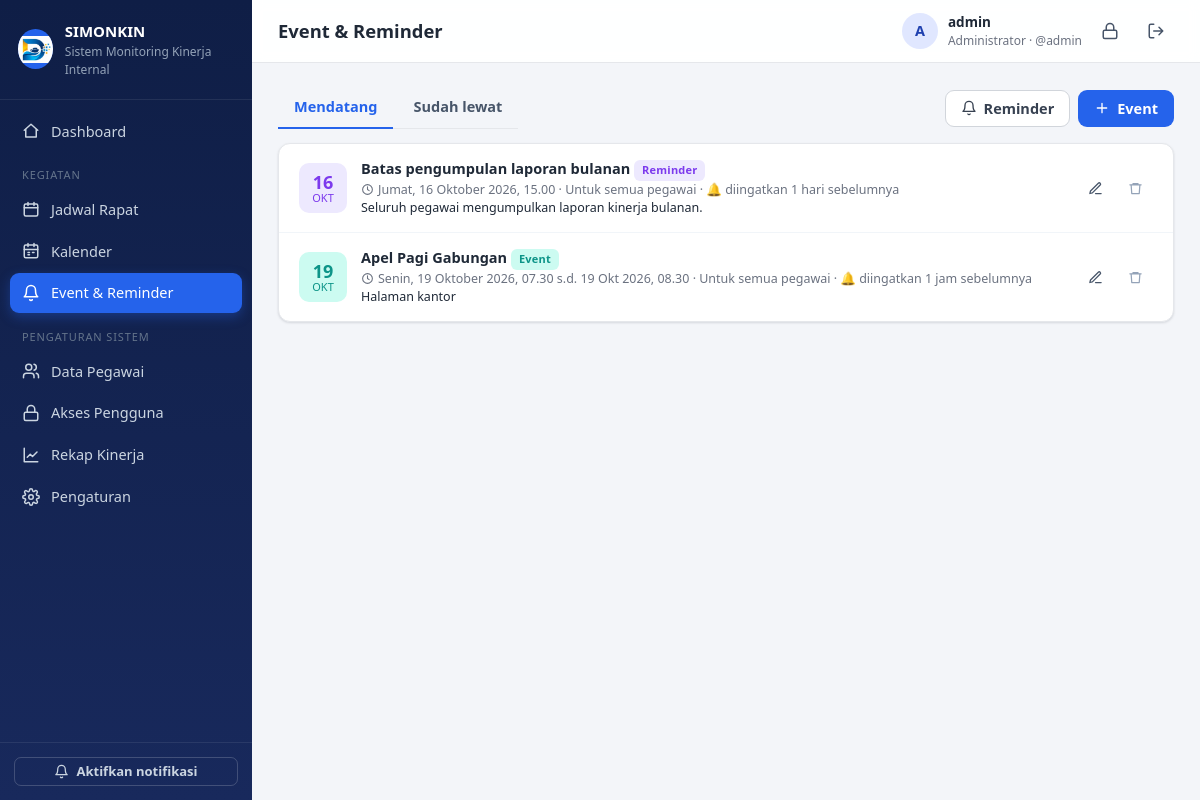
The app's page /event (signed in), older data.
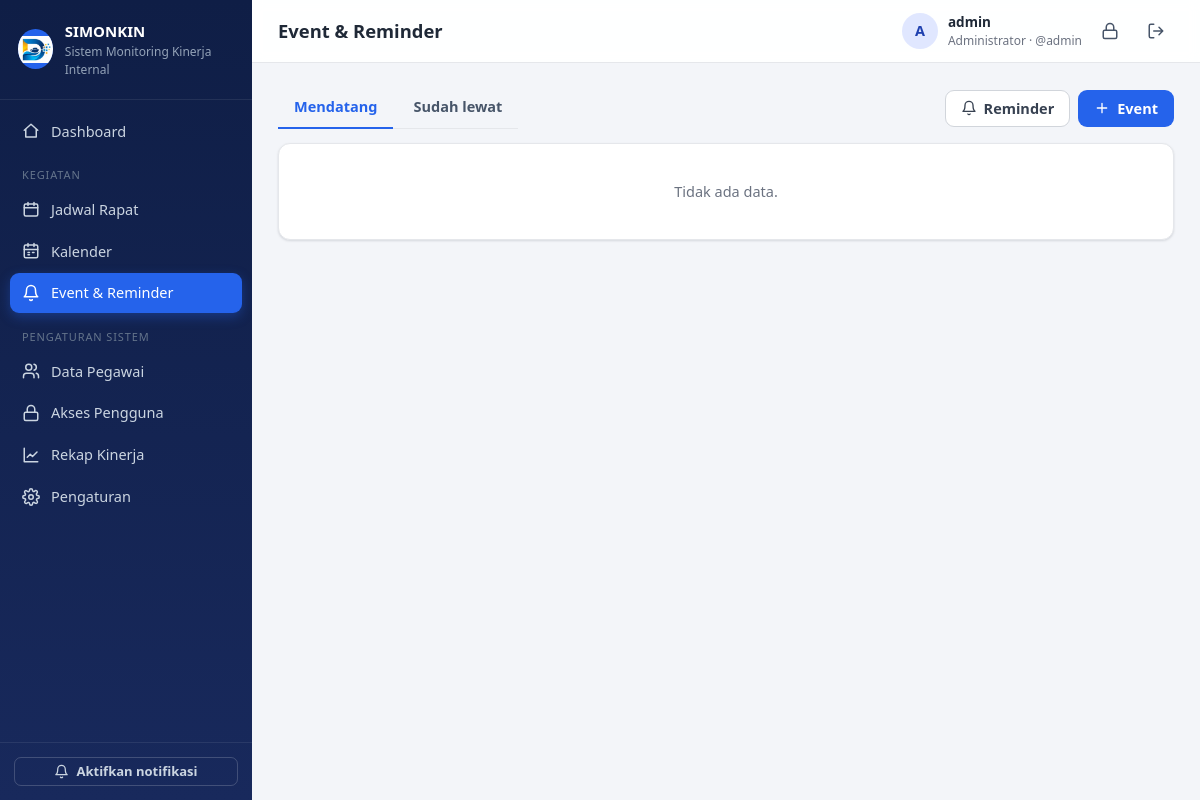
The same page, newer data.
### tables this page shows
CREATE TABLE settings (key TEXT PRIMARY KEY, value TEXT);

CREATE TABLE users (
    id INTEGER PRIMARY KEY AUTOINCREMENT,
    username TEXT UNIQUE NOT NULL,
    password_hash TEXT NOT NULL,
    role TEXT NOT NULL CHECK (role IN ('admin','user')),
    pegawai_id INTEGER REFERENCES pegawai(id) ON DELETE SET NULL,
    aktif INTEGER NOT NULL DEFAULT 1,
    last_login TEXT, created_at TEXT
);

CREATE TABLE events (
    id INTEGER PRIMARY KEY AUTOINCREMENT,
    judul TEXT NOT NULL, deskripsi TEXT,
    jenis TEXT NOT NULL DEFAULT 'event' CHECK (jenis IN ('event','reminder')),
    mulai TEXT NOT NULL, selesai TEXT,
    ingatkan_menit INTEGER NOT NULL DEFAULT 0,
    untuk_pegawai_id INTEGER REFERENCES pegawai(id) ON DELETE CASCADE,
    created_by INTEGER, created_at TEXT
);

### app.py (the view)
@app.route("/event")
@login_required
def event_list():
    tab = request.args.get("tab", "mendatang")
    today = date.today().isoformat()
    ev_where, ev_args = visible_events_sql()
    if tab == "lewat":
        cond, order = "substr(coalesce(nullif(e.selesai,''), e.mulai),1,10) < ?", "DESC"
    else:
        cond, order = "substr(coalesce(nullif(e.selesai,''), e.mulai),1,10) >= ?", "ASC"
    rows = query(f"""SELECT e.*, p.nama AS untuk_nama FROM events e LEFT JOIN pegawai p ON p.id=e.untuk_pegawai_id
                     WHERE {ev_where} AND {cond} ORDER BY e.mulai {order}""", (*ev_args, today))
    return render_template("event_list.html", rows=rows, tab=tab)

### app.py (called while the page is built)
def get_db():
    if "db" not in g:
        g.db = sqlite3.connect(DB_PATH)
        g.db.row_factory = sqlite3.Row
        g.db.execute("PRAGMA foreign_keys = ON")
    return g.db

def query(sql, args=(), one=False):
    cur = get_db().execute(sql, args)
    rows = cur.fetchall()
    cur.close()
    return (rows[0] if rows else None) if one else rows

def now_str():
    return datetime.now().strftime(FMT)

def parse_dt(value):
    if not value:
        return None
    for fmt in (FMT, "%Y-%m-%d %H:%M", "%Y-%m-%d"):
        try:
            return datetime.strptime(value[:16] if "T" in value or " " in value else value[:10], fmt)
        except (ValueError, TypeError):
            continue
    return None

def csrf_token():
    if "_csrf" not in session:
        session["_csrf"] = secrets.token_hex(16)
    return session["_csrf"]

@app.before_request
def before():
    g.settings = {r["key"]: r["value"] for r in query("SELECT key, value FROM settings")}
    for k, v in DEFAULT_SETTINGS.items():
        g.settings.setdefault(k, v)
    g.user = None
    uid = session.get("uid")
    if uid:
        g.user = query(
            """SELECT u.*, p.nama AS pegawai_nama, p.jabatan AS pegawai_jabatan
               FROM users u LEFT JOIN pegawai p ON p.id = u.pegawai_id
               WHERE u.id = ? AND u.aktif = 1""", (uid,), one=True)
        if g.user is None:
            session.clear()
    if request.method == "POST":
        token = request.form.get("_csrf") or request.headers.get("X-CSRF-Token")
        if not token or token != session.get("_csrf"):
            abort(400, "Token keamanan tidak valid. Muat ulang halaman lalu coba lagi.")

def is_admin():
    return bool(g.user and g.user["role"] == "admin")

def login_required(f):
    @wraps(f)
    def wrapper(*a, **kw):
        if not g.user:
            return redirect(url_for("login", next=request.full_path))
        return f(*a, **kw)
    return wrapper

def icon(name, size=18):
    return Markup(
        f'<svg class="ic" width="{size}" height="{size}" viewBox="0 0 24 24" fill="none" stroke="currentColor" '
        f'stroke-width="2" stroke-linecap="round" stroke-linejoin="round" aria-hidden="true">{ICONS.get(name, "")}</svg>')

@app.template_filter("tgl")
def f_tgl(value, hari=True):
    dt = parse_dt(value)
    if not dt:
        return "-"
    s = f"{dt.day} {BULAN[dt.month]} {dt.year}"
    return f"{HARI[dt.weekday()]}, {s}" if hari else s

### monitoring-kinerja/templates/event_list.html (shortened to what this page needs)
{% extends 'base.html' %}
{% from '_macros.html' import delete_btn %}
{% block heading %}{{ 'Event & Reminder' if is_admin else 'Pengingat & Event' }}{% endblock %}
{% block content %}
<div class="toolbar">
  <div class="tabs m0">
    <a href="{{ url_for('event_list', tab='mendatang') }}" class="tab {{ 'active' if tab!='lewat' }}">Mendatang</a>
    <a href="{{ url_for('event_list', tab='lewat') }}" class="tab {{ 'active' if tab=='lewat' }}">Sudah lewat</a>
  </div>
  {% if is_admin %}
  <div class="actions">
    <a href="{{ url_for('event_baru', jenis='reminder') }}" class="btn btn-light">{{ icon('bell',16) }} Reminder</a>
    <a href="{{ url_for('event_baru') }}" class="btn btn-primary">{{ icon('plus',16) }} Event</a>
  </div>
  {% endif %}
</div>
<div class="card p0">
{% for e in rows %}
  <div class="ev-row" id="ev{{ e.id }}">
    <div class="date-box {{ 'rem' if e.jenis=='reminder' else 'evt' }}"><b>{{ e.mulai[8:10] }}</b><span>{{ (e.mulai|tgl(false)).split(' ')[1][:3] }}</span></div>
    <div class="li-body">
      <div class="li-title">{{ e.judul }} <span class="badge {{ 'b-purple' if e.jenis=='reminder' else 'b-teal' }}">{{ e.jenis|capitalize }}</span></div>
      <div class="li-meta">{{ icon('clock',13) }} {{ e.mulai|tgl }}{% if e.mulai[11:16] != '00:00' %}, {{ e.mulai|jam }}{% endif %}{% if e.selesai %} s.d. {{ e.selesai|tgljam }}{% endif %}
        · {{ 'Untuk: ' ~ e.untuk_nama if e.untuk_nama else 'Untuk semua pegawai' }}
        {% if e.ingatkan_menit %} · 🔔 diingatkan {{ e.ingatkan_menit // 1440 ~ ' hari' if e.ingatkan_menit >= 1440 else (e.ingatkan_menit // 60 ~ ' jam' if e.ingatkan_menit >= 60 else e.ingatkan_menit ~ ' menit') }} sebelumnya{% endif %}</div>
      {% if e.deskripsi %}<div class="small">{{ e.deskripsi }}</div>{% endif %}
    </div>
    {% if is_admin %}
    <div class="nowrap">
      <a href="{{ url_for('event_edit', eid=e.id) }}" class="btn btn-sm btn-ghost">{{ icon('edit',15) }}</a>
      {{ delete_btn(url_for('event_hapus', eid=e.id)) }}
    </div>
    {% endif %}
  </div>
{% else %}
  <p class="empty">Tidak ada data.</p>
{% endfor %}
</div>
{% endblock %}

### monitoring-kinerja/templates/base.html (shortened to what this page needs)
<!doctype html>
<html lang="id">
  <head>
    <link
      rel="stylesheet"
      href="{{ url_for('static', filename='style.css') }}"
    />
  </head>
  <body>
    {% set ep = request.endpoint or '' %}
    <div class="layout">
      <aside class="sidebar" id="sidebar">
        <div class="brand">
          <div class="logo">
            <img
              src="{{ url_for('static', filename='img/image.png') }}"
              alt="Logo"
              style="width: 100%; height: 100%; object-fit: contain"
            />
          </div>
          <div>
            <div class="brand-title">{{ settings.nama_aplikasi }}</div>
            <div class="brand-sub">{{ settings.nama_instansi }}</div>
          </div>
        </div>
        <nav class="nav">
          <a
            href="{{ url_for('dashboard') }}"
            class="{{ 'active' if ep=='dashboard' }}"
            >{{ icon('home') }} Dashboard</a
          >
          {% if is_admin %}
          <div class="nav-label">Kegiatan</div>
          <a
            href="{{ url_for('rapat_list') }}"
            class="{{ 'active' if ep.startswith('rapat') }}"
            >{{ icon('rapat') }} Jadwal Rapat</a
          >
          {% endif %}
          <a
            href="{{ url_for('kalender') }}"
            class="{{ 'active' if ep=='kalender' }}"
            >{{ icon('kalender') }} Kalender</a
          >
          <a
            href="{{ url_for('event_list') }}"
            class="{{ 'active' if ep.startswith('event') }}"
            >{{ icon('bell') }} {{ 'Event & Reminder' if is_admin else
            'Pengingat & Event' }}</a
          >
          {% if is_admin %}
          <div class="nav-label">Pengaturan Sistem</div>
          <a
            href="{{ url_for('pegawai_list') }}"
            class="{{ 'active' if ep.startswith('pegawai') }}"
            >{{ icon('pegawai') }} Data Pegawai</a
          >
          <a
            href="{{ url_for('pengguna_list') }}"
            class="{{ 'active' if ep.startswith('pengguna') }}"
            >{{ icon('kunci') }} Akses Pengguna</a
          >
          <a
            href="{{ url_for('rekap') }}"
            class="{{ 'active' if ep.startswith('rekap') }}"
            >{{ icon('chart') }} Rekap Kinerja</a
          >
          <a
            href="{{ url_for('pengaturan') }}"
            class="{{ 'active' if ep=='pengaturan' }}"
            >{{ icon('gear') }} Pengaturan</a
          >
          {% endif %}
        </nav>
        <div class="sidebar-foot">
          <button
            type="button"
            class="btn btn-sm btn-outline-light w100"
            id="btnNotif"
          >
            {{ icon('bell',15) }} Aktifkan notifikasi
          </button>
        </div>
      </aside>
      <main class="main">
        <header class="topbar">
          <h1 class="page-title">{% block heading %}{% endblock %}</h1>
          <div class="user-box">
            <div class="avatar">
              {{ (current_user.pegawai_nama or current_user.username)[:1]|upper
              }}
            </div>
            <div class="user-meta">
              <div class="user-name">
                {{ current_user.pegawai_nama or current_user.username }}
              </div>
              <div class="user-role">
                {{ 'Administrator' if is_admin else 'Pengguna' }} · @{{
                current_user.username }}
              </div>
            </div>
            <a
              class="icon-btn"
              href="{{ url_for('ganti_password') }}"
              title="Ganti password"
              >{{ icon('kunci') }}</a
            >
            <form method="post" action="{{ url_for('logout') }}" class="inline">
              <button class="icon-btn" title="Keluar">
                {{ icon('logout') }}
              </button>
            </form>
          </div>
        </header>
        <div class="content">
           {% block content %}{% endblock %}
        </div>
      </main>
    </div>
  </body>
</html>

### monitoring-kinerja/templates/_macros.html (shortened to what this page needs)
{% macro delete_btn(action, label='Hapus', msg='Yakin ingin menghapus data ini?') -%}
<form method="post" action="{{ action }}" class="inline" data-confirm="{{ msg }}">
  <button class="btn btn-sm btn-ghost-danger" title="{{ label }}">{{ icon('trash',15) }}</button>
</form>
{%- endmacro %}

Row changes from the older to the newer data that the page shows:
removed events: mulai "16", mulai "OKT", judul "Batas pengumpulan laporan bulanan", jenis "Reminder", mulai|tgl "Jumat, 16 Oktober 2026", mulai|jam "15.00", untuk_nama "Untuk semua pegawai", ingatkan_menit "1 hari", deskripsi "Seluruh pegawai mengumpulkan laporan kinerja bulanan."
removed events: mulai "19", mulai "OKT", judul "Apel Pagi Gabungan", jenis "Event", mulai|tgl "Senin, 19 Oktober 2026", mulai|jam "07.30", selesai|tgljam "19 Okt 2026, 08.30", untuk_nama "Untuk semua pegawai", ingatkan_menit "1 jam", deskripsi "Halaman kantor"
Text that changed along with them:
text now shown: "Tidak ada data."
